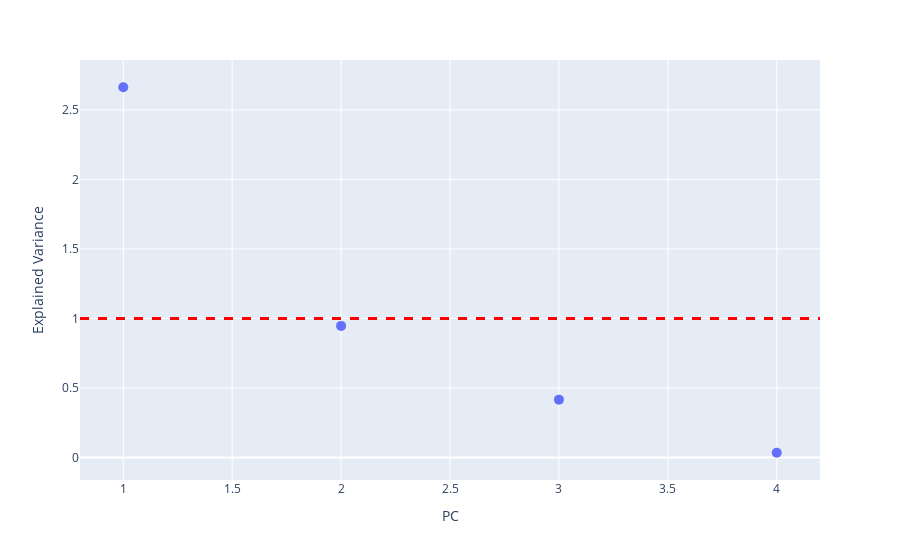

Here is the notebook cell this chart was saved with:
### Code cell
# --------------------dimensionality reduction  -----

import matplotlib.pyplot as plt
from sklearn.decomposition import PCA
from sklearn.preprocessing import StandardScaler

# Usar as FEATURES SELECIONADAS pelo Kruskal-Wallis (após remover Insulin)
X_train_array = X_train.to_numpy()  # features selecionadas
X_val_array = X_val.to_numpy()      # features selecionadas
X_test_array = X_test.to_numpy()    # features selecionadas
scaler = StandardScaler()
X_train_std = scaler.fit_transform(X_train_array)  # fit ONLY on training

# Normalizar validação e teste com os parâmetros do treino
X_val_std = scaler.transform(X_val_array)  # transform usando parâmetros do treino
X_test_std = scaler.transform(X_test_array)  # transform usando parâmetros do treino

# PCAcom dados de treino
pca = PCA()
pca.fit(X_train_std)

print("PCA eigenvalues/Explained variance")
print(pca.explained_variance_)
print("Sum of eigenvalues="+str(np.sum(pca.explained_variance_)))
#PCA eigenvectors/Principal components
print("PCA eigenvectors/Principal components")
W=pca.components_.T
print(W)


fig = px.scatter(x= np.arange(1, len(pca.explained_variance_) + 1), y=pca.explained_variance_,labels=dict(x="PC",y="Explained Variance"))
fig.add_hline(y=1,line_width=3, line_dash="dash", line_color="red")
fig.update_traces(marker_size=10)
fig.show()

print("Variance (%) retained accourding to Kaiser: "+str(pca.explained_variance_[0]**2/(np.sum(pca.explained_variance_**2))*100))

print("Variance (%) retained accourding to Scree: "+str(np.sum(pca.explained_variance_[0:3]**2)/(np.sum(pca.explained_variance_**2))*100))

#PCA com n_components=1 no treino
pca = PCA(n_components=2)
X_train_do_reduction_pca = pca.fit_transform(X_train_std)  # fit_transform ONLY on training

# PCA validação e teste
X_val_do_reduction_pca = pca.transform(X_val_std)  # transform usando o PCA do treino
X_test_do_reduction_pca = pca.transform(X_test_std)  # transform usando o PCA do treino

### Figure 1 — Plotly figure (JSON) as saved in the notebook; plotly's stock layout.template omitted (floating-point values rounded to 4 significant figures)
{"data": [{"hovertemplate": "PC=%{x}<br>Explained Variance=%{y}<extra></extra>", "legendgroup": "", "marker": {"color": "#636efa", "size": 10, "symbol": "circle"}, "mode": "markers", "name": "", "orientation": "v", "showlegend": false, "type": "scatter", "x": [1, 2, 3, 4], "xaxis": "x", "y": [2.663, 0.9464, 0.4156, 0.03363], "yaxis": "y"}], "layout": {"legend": {"tracegroupgap": 0}, "margin": {"t": 60}, "shapes": [{"line": {"color": "red", "dash": "dash", "width": 3}, "type": "line", "x0": 0, "x1": 1, "xref": "x domain", "y0": 1, "y1": 1, "yref": "y"}], "xaxis": {"anchor": "y", "domain": [0, 1], "title": {"text": "PC"}}, "yaxis": {"anchor": "x", "domain": [0, 1], "title": {"text": "Explained Variance"}}}}
